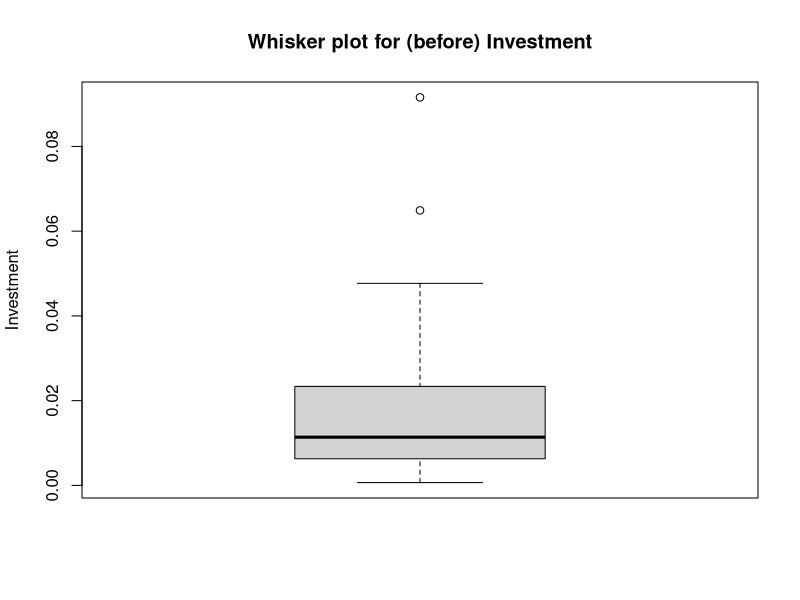
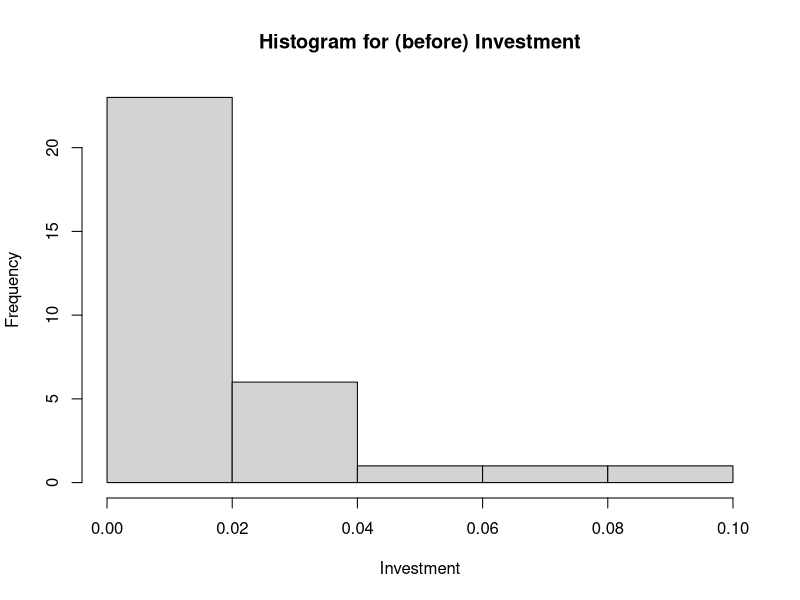
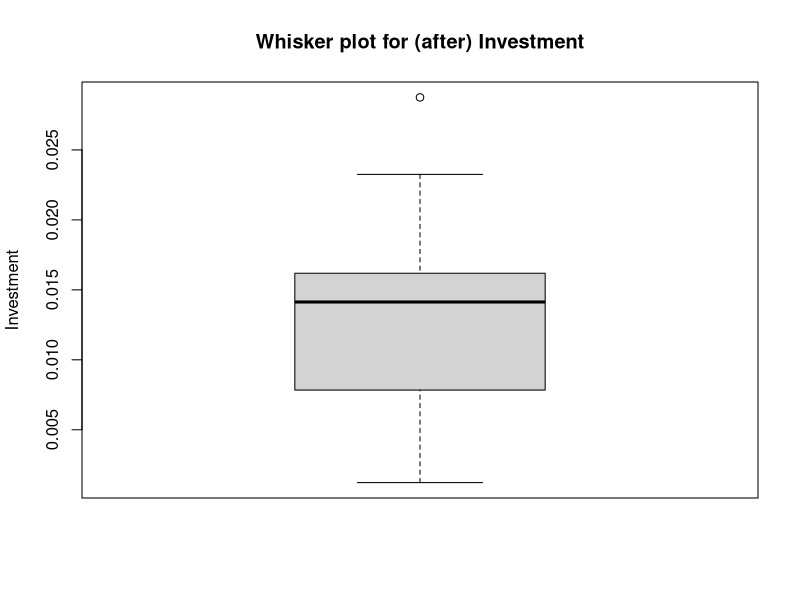
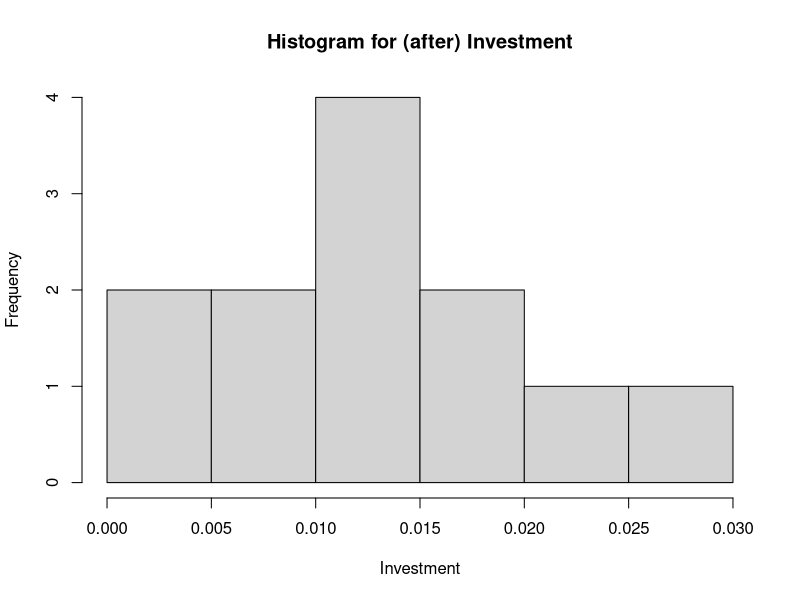
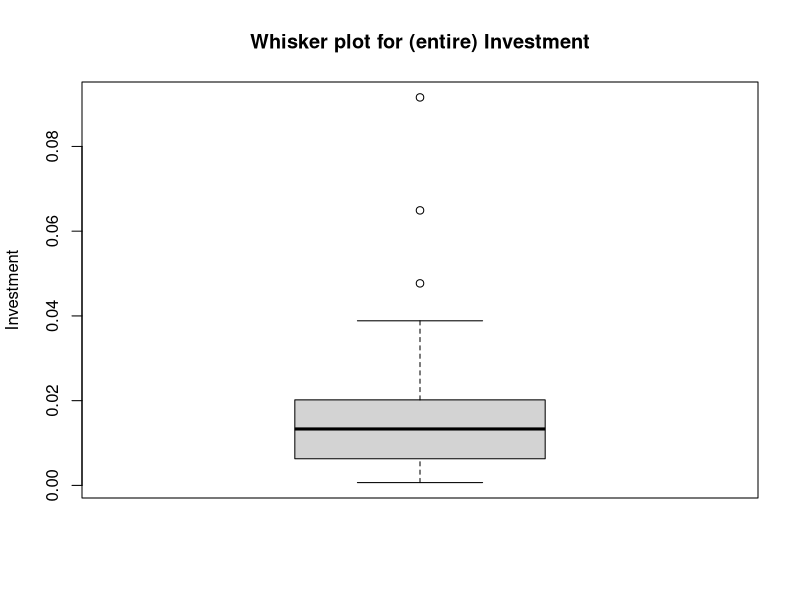
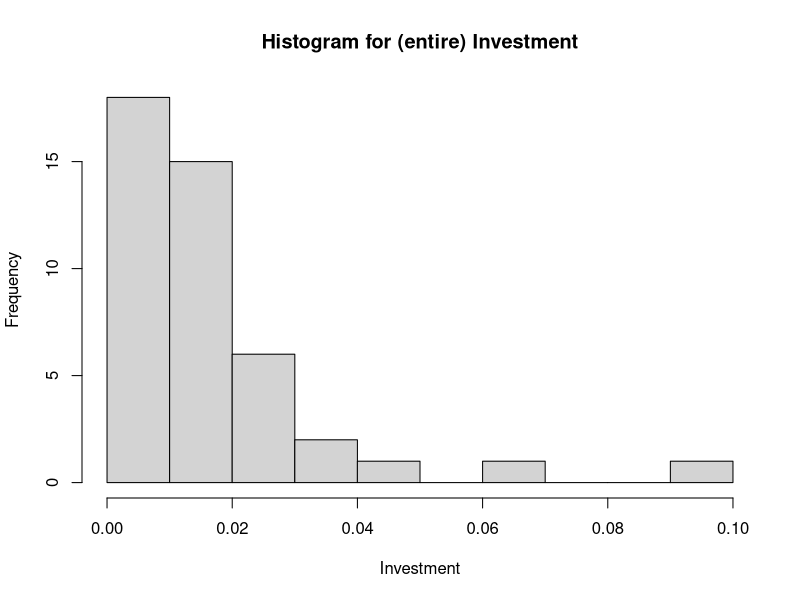
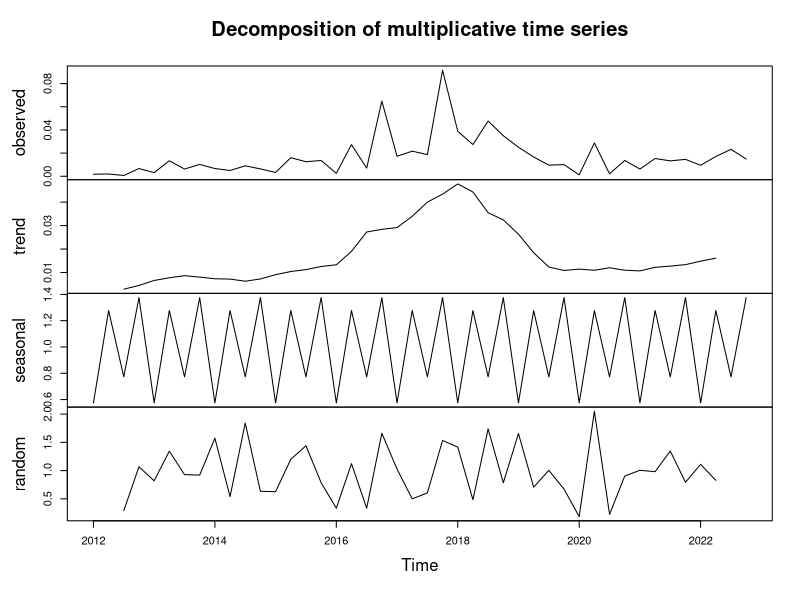
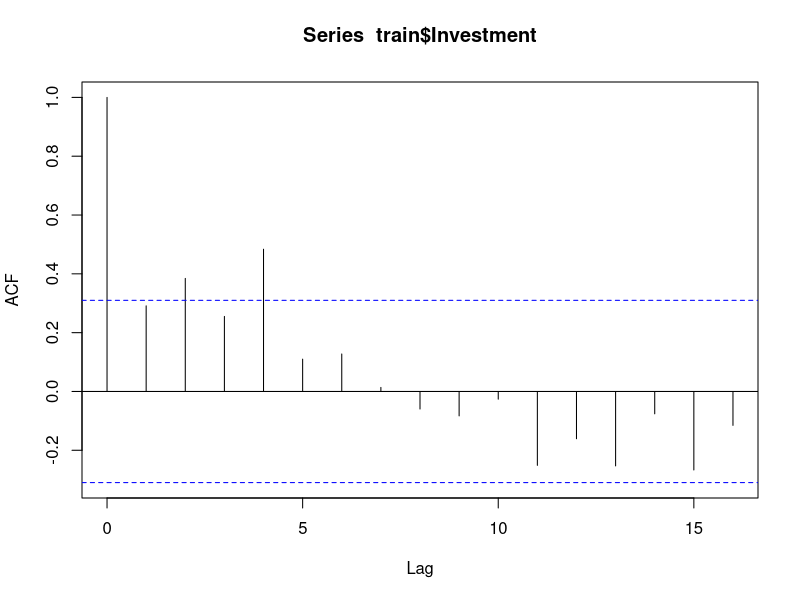

Write the R code that produced these figures, in order.
#Name: Nguyễn Ngọc Phương Nhu
#Student ID: K204141924

########################### IMPORT LIBRARY ##########################

#import library
library(readxl)
library(ggplot2)
library(tidyverse)  #for dataframe manipulation
library(scales)
library(readxl)
library(dplyr)
library(tseries)
library(lmtest)

#TASK 3

#data collection and input 
data <- read_excel('Data.xlsx')


# Chuyển đổi cột "Date" sang định dạng ngày-tháng-năm
data$Date <- as.Date(data$Date, format = "%d/%m/%Y")

# Lọc dữ liệu chỉ lấy từ năm 2020 về trước và đặt tên tập dữ liệu là "before"
before <- data[data$Date <= as.Date("2019-12-31"), ]

# Lọc dữ liệu chỉ lấy sau năm 2020 và đặt tên tập dữ liệu là "after"
after <- data[data$Date > as.Date("2019-12-31") & data$Date <= as.Date("2022-12-31"), ]

# Tính toán số liệu mô tả cho toàn bộ kỳ
summary_all <- summary(data[, c("Equity", "NAGR", "EBT", "ROAA", "Investment")])
# Tính toán số liệu mô tả cho toàn bộ kỳ
summary_before <- summary(before[, c("Equity", "NAGR", "EBT", "ROAA", "Investment")])
# Tính toán số liệu mô tả cho toàn bộ kỳ
summary_after <- summary(after[, c("Equity", "NAGR", "EBT", "ROAA", "Investment")])

# In kết quả
print("Toàn bộ kỳ:")
print(summary_all)
print("Kỳ trước:")
print(summary_before)
print("Kỳ sau:")
print(summary_after)


'---------------Task 4: Plot ------------------'
##### before
# Vẽ biểu đồ whisker plot cho cột Investment
boxplot(before$Investment, main = "Whisker plot for (before) Investment", ylab = "Investment")

# Vẽ biểu đồ histogram cho cột Investment
hist(before$Investment, main = "Histogram for (before) Investment", xlab = "Investment", ylab = "Frequency")

#### after
# Vẽ biểu đồ whisker plot cho cột Investment
boxplot(after$Investment, main = "Whisker plot for (after) Investment", ylab = "Investment")

# Vẽ biểu đồ histogram cho cột Investment
hist(after$Investment, main = "Histogram for (after) Investment", xlab = "Investment", ylab = "Frequency")

#### Entire
# Vẽ biểu đồ whisker plot cho cột Investment
boxplot(data$Investment, main = "Whisker plot for (entire) Investment", ylab = "Investment")

# Vẽ biểu đồ histogram cho cột Investment
hist(data$Investment, main = "Histogram for (entire) Investment", xlab = "Investment", ylab = "Frequency")


'-----------------TASK 5: MODEL---------------------------'

# Lọc dữ liệu chỉ với các biến và target của đề tài
df <- select(data, Equity, NAGR, EBT, ROAA, Investment)

# Thực hiện hồi quy bội với tất cả các biến riêng lẻ
model1 <- lm(Investment ~ ., data = df)

# Xem kết quả của mô hình hồi quy
summary(model1)

# Creating the Covid-19 dummy variable
data$CovidDummy <- ifelse(data$Date >= as.Date("2019-12-31"), 1, 0)

# Fitting Model 2
model2 <- lm(Investment ~ Equity + NAGR + EBT + ROAA + CovidDummy + Equity:CovidDummy + NAGR:CovidDummy + EBT:CovidDummy + ROAA:CovidDummy, data = data)

# Printing the summary of Model 2
summary(model2)

# Predicting the value of AssignedTopic for all quarters using Model 1
predicted_values <- predict(model1, newdata = data)

# Printing the predicted values
print(predicted_values)


'----------------TASK 6: ARIMA----------'
library(forecast)

# Tạo đối tượng phân rã dữ liệu
time_series <- ts(data$Investment, start = c(2012, 1), end = c(2022,4), frequency = 4)
# Phân rã chuổi thời gian
decompose_results <- decompose(time_series, type = "multiplicative")
# Vẽ biểu đồ kết quả 
plot(decompose_results)

### Kiểm định tính dừng
# Kiểm định tính dừng của chuỗi thời gian Investment
result_ <- adf.test(data$Investment)
print(result_)

# Chia tập dữ liệu
train <- data[1:40,]
test <- data[41:44,]
model_3 <- arima(train$Investment, order = c(2, 1, 0))
model_3

# Chọn mô hình với auto arima
acf(train$Investment)
pacf(train$Investment)
model_4 <- arima(train$Investment, order = c(2, 1, 0))
model_4

# Dự đoán 4 quý đầu năm 2022
forecast <- predict(model_4, n.ahead = 4)
# Hiển thị dự báo
print(forecast$pred)

# So sánh dự báo với dữ liệu thực tế
real_data <- data$Investment[41:44]  # Dữ liệu thực tế cho 4 quý trong năm 2022
comparison <- data.frame(Real_Data = real_data, Forecast = forecast$pred)
print(comparison)

